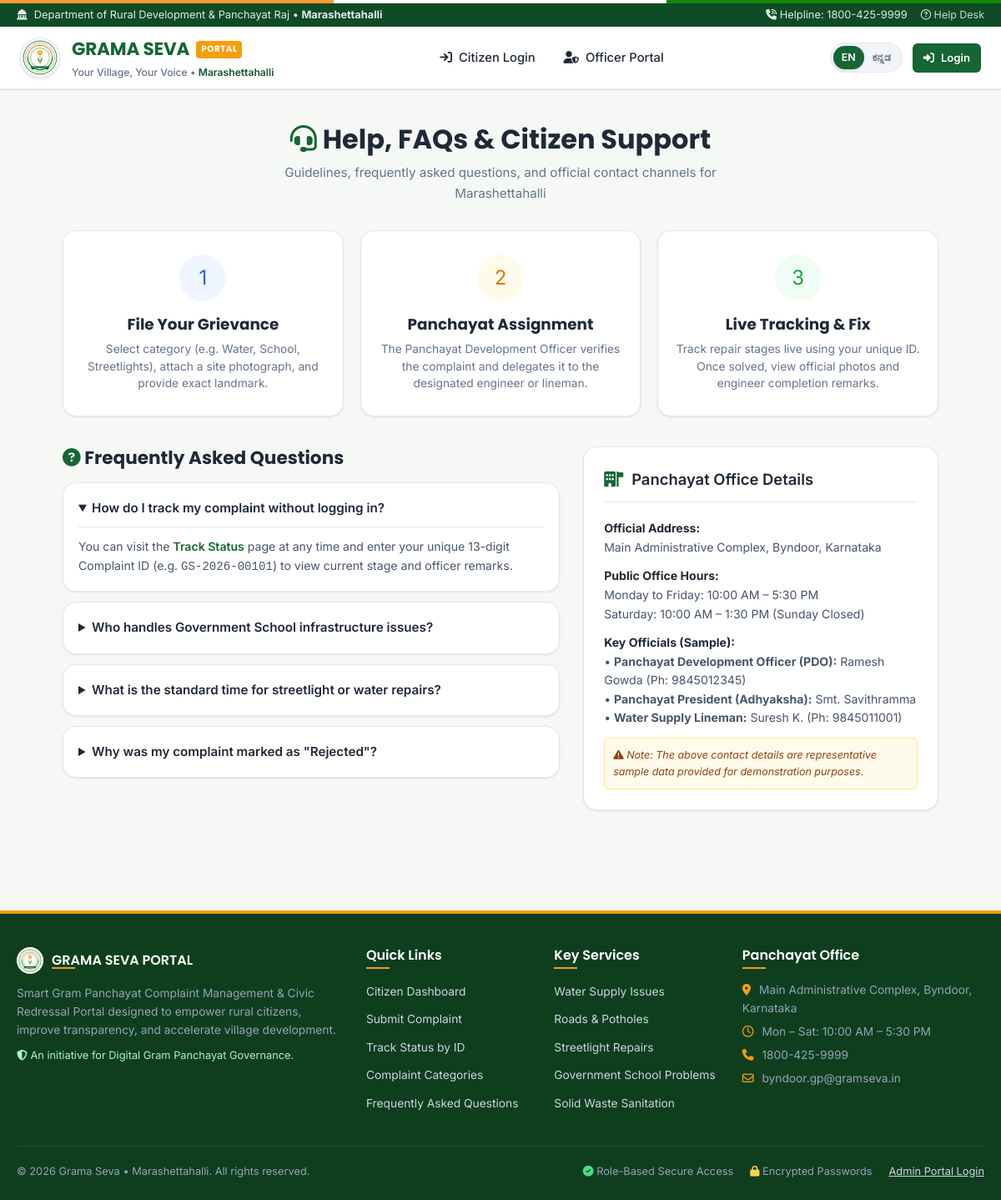
/help, run on the app's committed database.
### tables this page shows
CREATE TABLE panchayat_settings (
        id INTEGER PRIMARY KEY,
        panchayat_name TEXT NOT NULL,
        panchayat_name_kn TEXT NOT NULL,
        district TEXT NOT NULL,
        taluk TEXT NOT NULL,
        state TEXT NOT NULL DEFAULT 'Karnataka',
        helpline TEXT NOT NULL,
        office_address TEXT NOT NULL,
        contact_email TEXT NOT NULL,
        villages_list TEXT NOT NULL,
        updated_at DATETIME DEFAULT CURRENT_TIMESTAMP
    );

### app.py (the view)
@app.route('/help')
def help_support():
    return render_template('help.html')

### app.py (called while the page is built, shortened)
@app.before_request
def load_logged_in_user():
    user_id = session.get('user_id')
    if user_id is None:
        g.user = None
        g.unread_notifications_count = 0
    if 'lang' not in session:
        session['lang'] = 'en'
    g.lang = session['lang']

@app.context_processor
def inject_global_data():
    conn = get_db_connection()
    categories = conn.execute("SELECT * FROM categories ORDER BY id ASC").fetchall()
    departments = conn.execute("SELECT * FROM departments ORDER BY id ASC").fetchall()
    conn.close()
    gp_settings = get_panchayat_settings()
    villages = [v.strip() for v in gp_settings['villages_list'].split(',') if v.strip()]
    return {
        'now': datetime.now(),
        'all_categories': categories,
        'all_departments': departments,
        'current_lang': session.get('lang', 'en'),
        'gp': gp_settings,
        'villages': villages
    }

### database.py (called while the page is built, shortened)
def get_db_connection():
    conn = sqlite3.connect(DB_PATH)
    conn.row_factory = sqlite3.Row
    conn.execute("PRAGMA foreign_keys = ON")
    return conn

def get_panchayat_settings():
    conn = get_db_connection()
    settings = conn.execute("SELECT * FROM panchayat_settings WHERE id = 1").fetchone()
    conn.close()
    return settings

### templates/help.html (shortened to what this page needs)
{% extends 'base.html' %}
{% block content %}
<div style="max-width: 1050px; margin: 0 auto;">
  <div style="text-align: center; margin-bottom: 32px;">
    <h1 style="font-size: 2rem; font-weight: 700; color: var(--text-main); margin-bottom: 8px;">
      <i class="fa-solid fa-headset" style="color: var(--primary);"></i>
      {% if current_lang == 'kn' %}ಸಹಾಯ ಮತ್ತು ಸಾರ್ವಜನಿಕ ಸಂಪರ್ಕ ಕೇಂದ್ರ{% else %}Help, FAQs & Citizen Support{% endif %}
    </h1>
    <p style="color: var(--text-muted); font-size: 0.95rem; max-width: 600px; margin: 0 auto;">
      Guidelines, frequently asked questions, and official contact channels for {{ gp.panchayat_name }}
    </p>
  </div>
  <div style="display: grid; grid-template-columns: repeat(3, 1fr); gap: 20px; margin-bottom: 36px;">
    <div class="civic-card" style="text-align: center; padding: 28px 20px;">
      <div style="width: 56px; height: 56px; border-radius: 50%; background: #eff6ff; color: #2563eb; font-size: 1.5rem; display: flex; align-items: center; justify-content: center; margin: 0 auto 16px;">
        1
      </div>
      <h3 style="font-size: 1.15rem; font-weight: 700; color: var(--text-main); margin-bottom: 8px;">
        File Your Grievance
      </h3>
      <p style="font-size: 0.86rem; color: #64748b; line-height: 1.5;">
        Select category (e.g. Water, School, Streetlights), attach a site photograph, and provide exact landmark.
      </p>
    </div>
    <div class="civic-card" style="text-align: center; padding: 28px 20px;">
      <div style="width: 56px; height: 56px; border-radius: 50%; background: #fffbeb; color: #d97706; font-size: 1.5rem; display: flex; align-items: center; justify-content: center; margin: 0 auto 16px;">
        2
      </div>
      <h3 style="font-size: 1.15rem; font-weight: 700; color: var(--text-main); margin-bottom: 8px;">
        Panchayat Assignment
      </h3>
      <p style="font-size: 0.86rem; color: #64748b; line-height: 1.5;">
        The Panchayat Development Officer verifies the complaint and delegates it to the designated engineer or lineman.
      </p>
    </div>
    <div class="civic-card" style="text-align: center; padding: 28px 20px;">
      <div style="width: 56px; height: 56px; border-radius: 50%; background: #f0fdf4; color: #16a34a; font-size: 1.5rem; display: flex; align-items: center; justify-content: center; margin: 0 auto 16px;">
        3
      </div>
      <h3 style="font-size: 1.15rem; font-weight: 700; color: var(--text-main); margin-bottom: 8px;">
        Live Tracking & Fix
      </h3>
      <p style="font-size: 0.86rem; color: #64748b; line-height: 1.5;">
        Track repair stages live using your unique ID. Once solved, view official photos and engineer completion remarks.
      </p>
    </div>
  </div>
  <div style="display: grid; grid-template-columns: 1.4fr 1fr; gap: 28px; margin-bottom: 36px;">
    <div>
      <h2 style="font-size: 1.35rem; font-weight: 700; color: var(--text-main); margin-bottom: 16px;">
        <i class="fa-solid fa-circle-question" style="color: var(--primary);"></i> Frequently Asked Questions
      </h2>
      <div style="display: flex; flex-direction: column; gap: 12px;">
        <details class="civic-card" style="padding: 18px;" open>
          <summary style="font-weight: 600; font-size: 0.95rem; cursor: pointer; color: var(--text-main);">
            How do I track my complaint without logging in?
          </summary>
          <div style="padding-top: 12px; font-size: 0.88rem; color: #475569; line-height: 1.6; border-top: 1px solid var(--border-color); margin-top: 10px;">
            You can visit the <a href="{{ url_for('track') }}" style="font-weight: 600;">Track Status</a> page at any time and enter your unique 13-digit Complaint ID (e.g. <code>GS-2026-00101</code>) to view current stage and officer remarks.
          </div>
        </details>
        <details class="civic-card" style="padding: 18px;">
          <summary style="font-weight: 600; font-size: 0.95rem; cursor: pointer; color: var(--text-main);">
            Who handles Government School infrastructure issues?
          </summary>
        </details>
        <details class="civic-card" style="padding: 18px;">
          <summary style="font-weight: 600; font-size: 0.95rem; cursor: pointer; color: var(--text-main);">
            What is the standard time for streetlight or water repairs?
          </summary>
        </details>
        <details class="civic-card" style="padding: 18px;">
          <summary style="font-weight: 600; font-size: 0.95rem; cursor: pointer; color: var(--text-main);">
            Why was my complaint marked as "Rejected"?
          </summary>
        </details>
      </div>
    </div>
    <div>
      <div class="civic-card" style="margin-bottom: 24px;">
        <div class="civic-card-header">
          <div class="civic-card-title">
            <i class="fa-solid fa-building-flag" style="color: var(--primary);"></i>
            Panchayat Office Details
          </div>
        </div>
        <div style="font-size: 0.88rem; color: #475569; line-height: 1.6;">
          <div style="margin-bottom: 12px;">
            <strong style="color: var(--text-main); display: block;">Official Address:</strong>
            {{ gp.office_address }}
          </div>
          <div style="margin-bottom: 12px;">
            <strong style="color: var(--text-main); display: block;">Public Office Hours:</strong>
            Monday to Friday: 10:00 AM – 5:30 PM<br>
            Saturday: 10:00 AM – 1:30 PM (Sunday Closed)
          </div>
          <div style="margin-bottom: 12px;">
            <strong style="color: var(--text-main); display: block;">Key Officials (Sample):</strong>
            • <strong>Panchayat Development Officer (PDO):</strong> Ramesh Gowda (Ph: 9845012345)<br>
            • <strong>Panchayat President (Adhyaksha):</strong> Smt. Savithramma<br>
            • <strong>Water Supply Lineman:</strong> Suresh K. (Ph: 9845011001)
          </div>
          <div style="background-color: #fffbeb; border: 1px solid #fde68a; padding: 10px; border-radius: var(--radius-sm); font-size: 0.78rem; color: #92400e;">
            <i class="fa-solid fa-triangle-exclamation"></i>
            <em>Note: The above contact details are representative sample data provided for demonstration purposes.</em>
          </div>
        </div>
      </div>
    </div>
  </div>
</div>
{% endblock %}

### templates/base.html (shortened to what this page needs)
<!DOCTYPE html>
<html lang="{{ current_lang }}">
<head>
  <link rel="stylesheet" href="https://cdnjs.cloudflare.com/ajax/libs/font-awesome/6.5.1/css/all.min.css">
  <link rel="stylesheet" href="{{ url_for('static', filename='css/style.css') }}">
  <link rel="stylesheet" href="{{ url_for('static', filename='css/dashboard.css') }}">
  <link rel="stylesheet" href="{{ url_for('static', filename='css/responsive.css') }}">
</head>
<body>
  <div class="gov-header-band">
    <div class="gov-title">
      <i class="fa-solid fa-landmark-dome"></i>
      <span>Department of Rural Development & Panchayat Raj • <strong>{{ gp.panchayat_name }}</strong></span>
    </div>
    <div class="quick-links">
      <span><i class="fa-solid fa-phone-volume"></i> Helpline: {{ gp.helpline }}</span>
      <a href="{{ url_for('help_support') }}"><i class="fa-regular fa-circle-question"></i> Help Desk</a>
    </div>
  </div>
  <nav class="main-navbar">
    <div class="navbar-container">
      <a href="{{ url_for('home') }}" class="brand-wrapper">
        <img src="{{ url_for('static', filename='images/emblem.svg') }}" alt="Grama Seva Emblem" class="brand-emblem">
        <div class="brand-text">
          <div class="brand-title">
            <span>GRAMA SEVA</span>
            <span class="badge-beta">PORTAL</span>
          </div>
          <div class="brand-subtitle">
            {% if current_lang == 'kn' %}
              <span>{{ gp.panchayat_name_kn }} • {{ gp.district }}</span>
            {% else %}
              <span>Your Village, Your Voice • <span class="panchayat-name">{{ gp.panchayat_name }}</span></span>
            {% endif %}
          </div>
        </div>
      </a>
      <ul class="nav-links">
        {% if g.user and g.user['role'] == 'admin' %}
          <li class="nav-item {% if request.path.startswith('/admin/dashboard') %}active{% endif %}">
            <a href="{{ url_for('admin_dashboard') }}" class="nav-link"><i class="fa-solid fa-chart-pie"></i> Admin Overview</a>
          </li>
          <li class="nav-item {% if request.path == '/admin/complaints' %}active{% endif %}">
            <a href="{{ url_for('admin_complaints') }}" class="nav-link"><i class="fa-solid fa-list-check"></i> Manage Complaints</a>
          </li>
          <li class="nav-item {% if request.path == '/admin/reports' %}active{% endif %}">
            <a href="{{ url_for('admin_reports') }}" class="nav-link"><i class="fa-solid fa-file-chart-column"></i> Analytics</a>
          </li>
          <li class="nav-item {% if request.path == '/admin/departments' %}active{% endif %}">
            <a href="{{ url_for('admin_departments') }}" class="nav-link"><i class="fa-solid fa-sitemap"></i> Departments</a>
          </li>
          <li class="nav-item {% if request.path == '/admin/settings' %}active{% endif %}">
            <a href="{{ url_for('admin_settings') }}" class="nav-link"><i class="fa-solid fa-gear"></i> Settings</a>
          </li>
        {% else %}
          <li class="nav-item">
            <a href="{{ url_for('login') }}" class="nav-link"><i class="fa-solid fa-arrow-right-to-bracket"></i> Citizen Login</a>
          </li>
          <li class="nav-item">
            <a href="{{ url_for('admin_login') }}" class="nav-link"><i class="fa-solid fa-user-shield"></i> Officer Portal</a>
          </li>
        {% endif %}
      </ul>
      <div class="nav-actions">
        <div class="lang-toggle" title="Switch Language / ಭಾಷೆ ಬದಲಾಯಿಸಿ">
          <a href="{{ url_for('set_language', lang='en') }}" class="lang-btn {% if current_lang == 'en' %}active{% endif %}">EN</a>
          <a href="{{ url_for('set_language', lang='kn') }}" class="lang-btn {% if current_lang == 'kn' %}active{% endif %}">ಕನ್ನಡ</a>
        </div>
        {% if g.user %}
          <a href="{{ url_for('notifications') }}" class="notif-bell-btn" title="View Notifications">
            <i class="fa-regular fa-bell"></i>
            {% if g.unread_notifications_count > 0 %}
              <span class="notif-badge">{{ g.unread_notifications_count }}</span>
            {% endif %}
          </a>
          <a href="{{ url_for('profile') }}" class="user-pill" title="View Profile">
            <div class="user-avatar">
              {{ g.user['full_name'][0] }}
            </div>
            <span class="user-name-label">{{ g.user['full_name'].split(' ')[0] }}</span>
          </a>
          <a href="{{ url_for('logout') }}" class="btn btn-outline btn-sm" title="Logout">
            <i class="fa-solid fa-power-off"></i>
          </a>
        {% else %}
          <a href="{{ url_for('login') }}" class="btn btn-primary btn-sm">
            <i class="fa-solid fa-right-to-bracket"></i> Login
          </a>
        {% endif %}
      </div>
    </div>
  </nav>
  <main class="main-wrapper">
    {% block content %}{% endblock %}
  </main>
  <footer class="civic-footer">
    <div class="footer-container">
      <div class="footer-col">
        <div style="display: flex; align-items: center; gap: 10px; margin-bottom: 12px;">
          <img src="{{ url_for('static', filename='images/emblem.svg') }}" alt="Emblem" style="width: 32px; height: 32px; background: #fff; border-radius: 50%; padding: 2px;">
          <h4 style="margin: 0; padding: 0;">GRAMA SEVA PORTAL</h4>
        </div>
        <p>
          Smart Gram Panchayat Complaint Management & Civic Redressal Portal designed to empower rural citizens, improve transparency, and accelerate village development.
        </p>
        <p style="margin-top: 10px; font-size: 0.8rem; color: #a7f3d0;">
          <i class="fa-solid fa-shield-halved"></i> An initiative for Digital Gram Panchayat Governance.
        </p>
      </div>
      <div class="footer-col">
        <h4>Quick Links</h4>
        <ul class="footer-links">
          <li><a href="{{ url_for('dashboard') }}">Citizen Dashboard</a></li>
          <li><a href="{{ url_for('submit_complaint') }}">Submit Complaint</a></li>
          <li><a href="{{ url_for('track') }}">Track Status by ID</a></li>
          <li><a href="{{ url_for('categories') }}">Complaint Categories</a></li>
          <li><a href="{{ url_for('help_support') }}">Frequently Asked Questions</a></li>
        </ul>
      </div>
      <div class="footer-col">
        <h4>Key Services</h4>
        <ul class="footer-links">
          <li><a href="{{ url_for('submit_complaint', category=1) }}">Water Supply Issues</a></li>
          <li><a href="{{ url_for('submit_complaint', category=2) }}">Roads & Potholes</a></li>
          <li><a href="{{ url_for('submit_complaint', category=3) }}">Streetlight Repairs</a></li>
          <li><a href="{{ url_for('submit_complaint', category=6) }}">Government School Problems</a></li>
          <li><a href="{{ url_for('submit_complaint', category=4) }}">Solid Waste Sanitation</a></li>
        </ul>
      </div>
      <div class="footer-col">
        <h4>Panchayat Office</h4>
        <p><i class="fa-solid fa-location-dot" style="color: var(--accent-saffron); margin-right: 6px;"></i> {{ gp.office_address }}</p>
        <p style="margin-top: 6px;"><i class="fa-regular fa-clock" style="color: var(--accent-saffron); margin-right: 6px;"></i> Mon – Sat: 10:00 AM – 5:30 PM</p>
        <p style="margin-top: 6px;"><i class="fa-solid fa-phone" style="color: var(--accent-saffron); margin-right: 6px;"></i> {{ gp.helpline }}</p>
        <p style="margin-top: 6px;"><i class="fa-regular fa-envelope" style="color: var(--accent-saffron); margin-right: 6px;"></i> {{ gp.contact_email }}</p>
      </div>
    </div>
    <div class="footer-bottom">
      <div>
        © {{ now.year }} Grama Seva • {{ gp.panchayat_name }}. All rights reserved.
      </div>
      <div style="display: flex; gap: 20px;">
        <span><i class="fa-solid fa-circle-check" style="color: #4ade80;"></i> Role-Based Secure Access</span>
        <span><i class="fa-solid fa-lock" style="color: #fcd34d;"></i> Encrypted Passwords</span>
        <a href="{{ url_for('admin_login') }}" style="color: #cbd5e1; text-decoration: underline;">Admin Portal Login</a>
      </div>
    </div>
  </footer>
</body>
</html>

### data on the page
panchayat_settings: panchayat_name "Marashettahalli", helpline "1800-425-9999", office_address "Main Administrative Complex, Byndoor, Karnataka", contact_email "byndoor.gp@gramseva.in"
